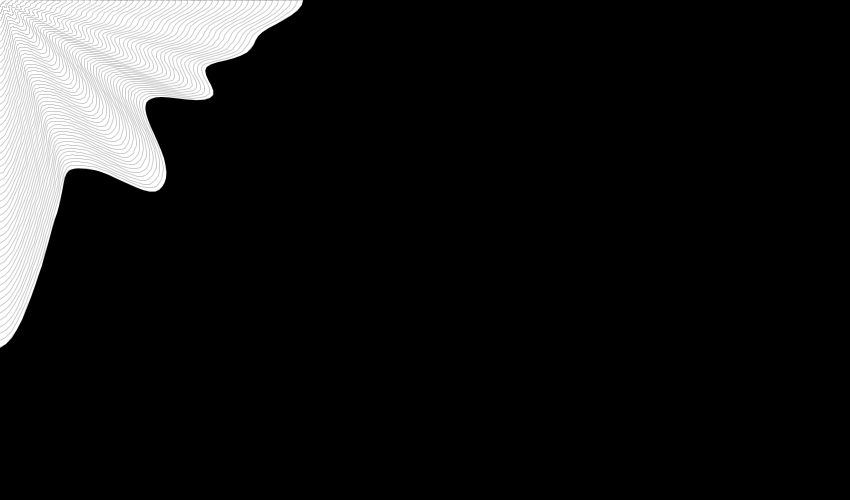
Frame 1 (no input)
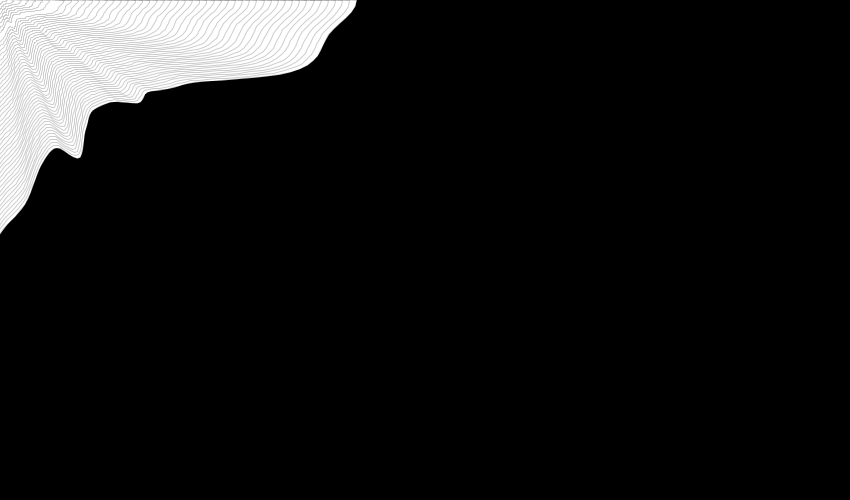
Frame 60 (the mouse pressed at the canvas centre just before this capture)
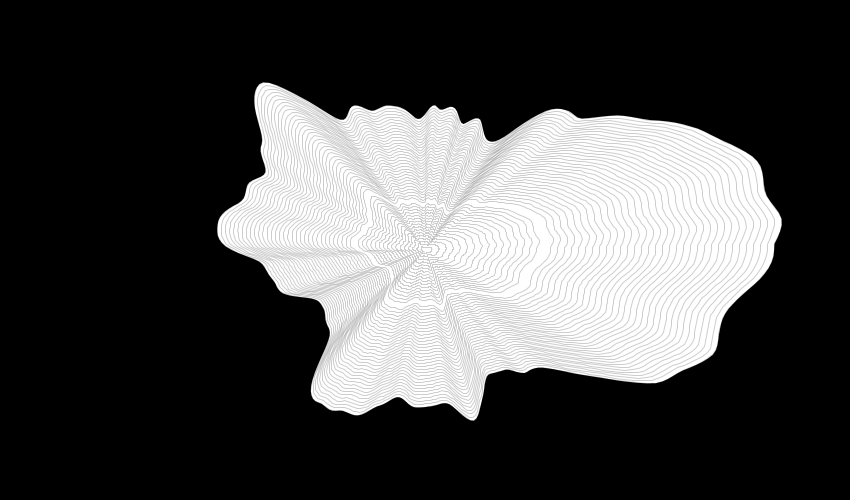
Frame 120 (the mouse held since frame 60 and released just before this capture)

The Processing sketch that drew these frames (run headless with seeded random() and noise(); from frame 60 on, the mouse is pressed at the canvas centre):

// Processing sketch: blob_moire
// ── blob_moire.pde
int degrees = 360;
int centerX1, centerY1, centerX2, centerY2;
float circumferenceX, circumferenceY;
int radius1, radius2;
int ran = 5;
float noiseFactor;

void setup() {
  size(850, 500);
  noCursor();
  noFill();
  noStroke();
  background(0);
  radius1 = height;
  radius2 = height;
}

void draw() {
  background(0);

  centerX1 = mouseX;
  centerY1 = mouseY;
  centerX2 = mouseX;
  centerY2 = mouseY;
  
  ran = mouseX/10;
  fill(255);
  noStroke();
  beginShape();
  for (int i = 0; i < degrees; i++) {
    noiseFactor = noise(i*0.02, float(frameCount)/150);
    circumferenceX = centerX1 + radius1 * cos(radians(i)) * noiseFactor;
    circumferenceY = centerY1 + radius1 * sin(radians(i)) * noiseFactor;
    vertex(circumferenceX, circumferenceY);
  }
  endShape(CLOSE);

  noFill();
  stroke(0, 50);
  for(int x = 0; x < 50; x++) {
  beginShape();
  for (int i = 0; i < degrees; i++) {
    noiseFactor = noise(i*0.02, float(frameCount)/150);
    circumferenceX = centerX2 + radius2 * cos(radians(i)) * noiseFactor;
    circumferenceY = centerY2 + radius2 * sin(radians(i)) * noiseFactor;
    vertex(circumferenceX, circumferenceY);
  }
  radius2 -= 10;
  if(radius2 < 0) radius2 = height; 
  endShape(CLOSE);
  }
}
